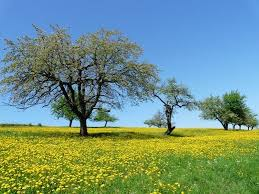
#> input picture 6.GraphCut/original1.jpg, 259 x 194 px, found by its file name
$ python graphcut1.py
#> lines starting #> are read from the running program, lines starting #| are printed output that depends on the picture
import cv2
import numpy as np

# Load the image
img = cv2.imread(r"C:\Users\hp\Downloads\Computer-Vision-main\6.GraphCut\original1.jpg")
#> img is the input picture: shape (194, 259, 3); mean B, G, R 130.5, 145.3, 114.1
if img is None:
    print("Image not found. Please check the path.")
    exit()

# Create an initial mask
mask = np.zeros(img.shape[:2], np.uint8)

# Define models for background and foreground
bgModel = np.zeros((1, 65), np.float64)
fgModel = np.zeros((1, 65), np.float64)

# Define a rectangle around the object (x, y, width, height)
rect = (50, 50, 300, 300)

# Apply GrabCut algorithm
cv2.grabCut(img, mask, rect, bgModel, fgModel, 5, cv2.GC_INIT_WITH_RECT)

# Modify the mask: 0 & 2 => background, 1 & 3 => foreground
mask2 = np.where((mask == 2) | (mask == 0), 0, 1).astype("uint8")
result = img * mask2[:, :, np.newaxis]
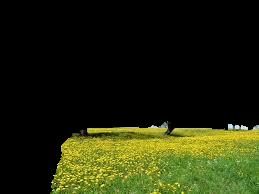
#> result: shape (194, 259, 3); mean B, G, R 11.5, 39.1, 34.8


# Display output
cv2.imshow("Original Image", img)
cv2.imshow("Segmented Foreground", result)
cv2.waitKey(0)
cv2.destroyAllWindows()
